Frame 1 (no input): blank canvas, image omitted
Frame 60 (no input): blank canvas, image omitted
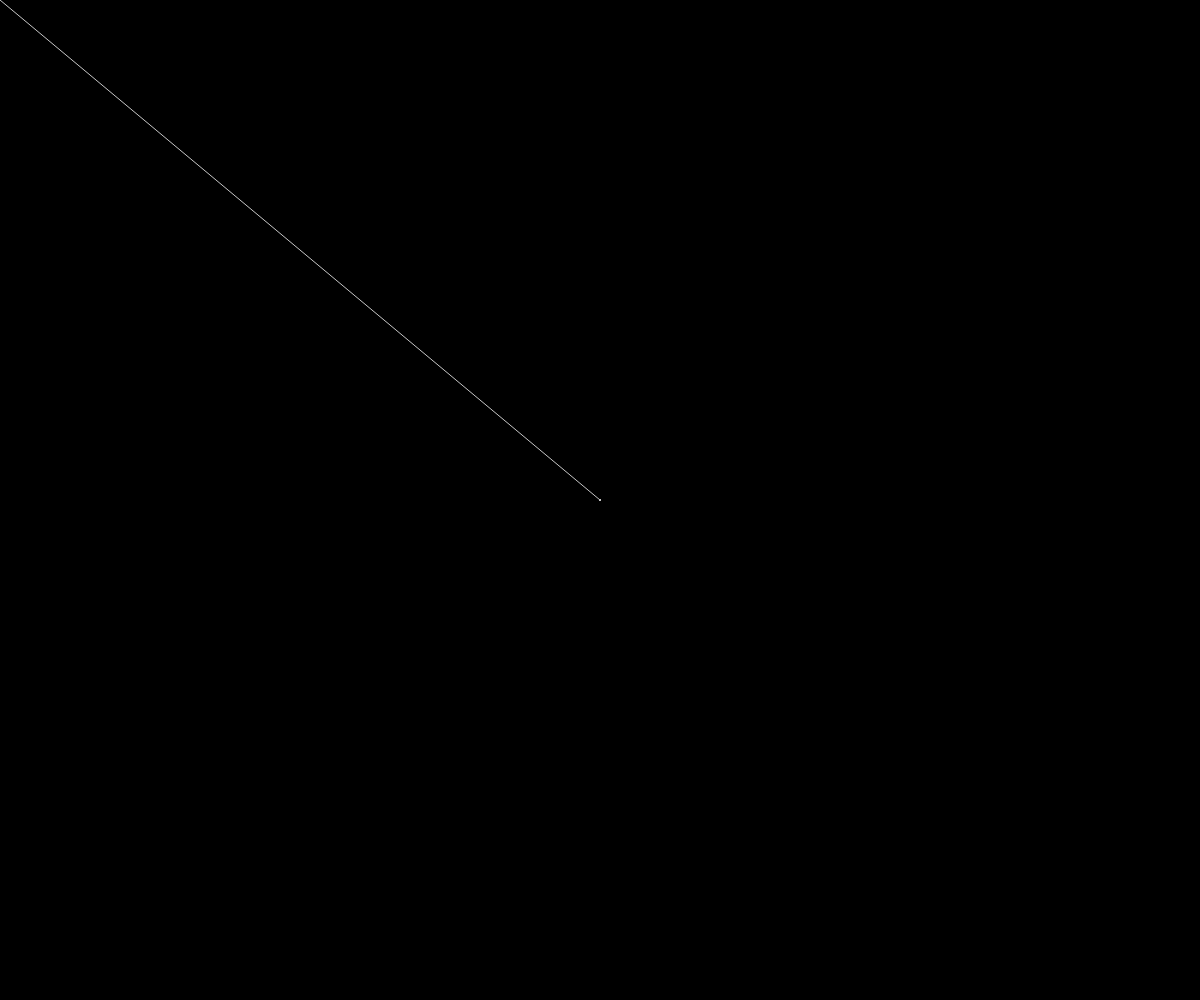
Frame 120 (the mouse pressed at the canvas centre since frame 60)

The p5.js sketch whose frames 1 and 60 were blank and that drew this single picture after the mouse press (run headless with seeded random() and noise() and a simulated clock; from frame 60 on, the mouse is pressed at the canvas centre):

// p5.js sketch
// ── sketch.js
function setup() {
  createCanvas(windowWidth,windowHeight);
  background(0);
}

function draw() {
	

  if(mouseIsPressed){
  	stroke(200);
  	//fill(255,255,0);
    line(pmouseX,pmouseY,mouseX,mouseY)
    }
}
